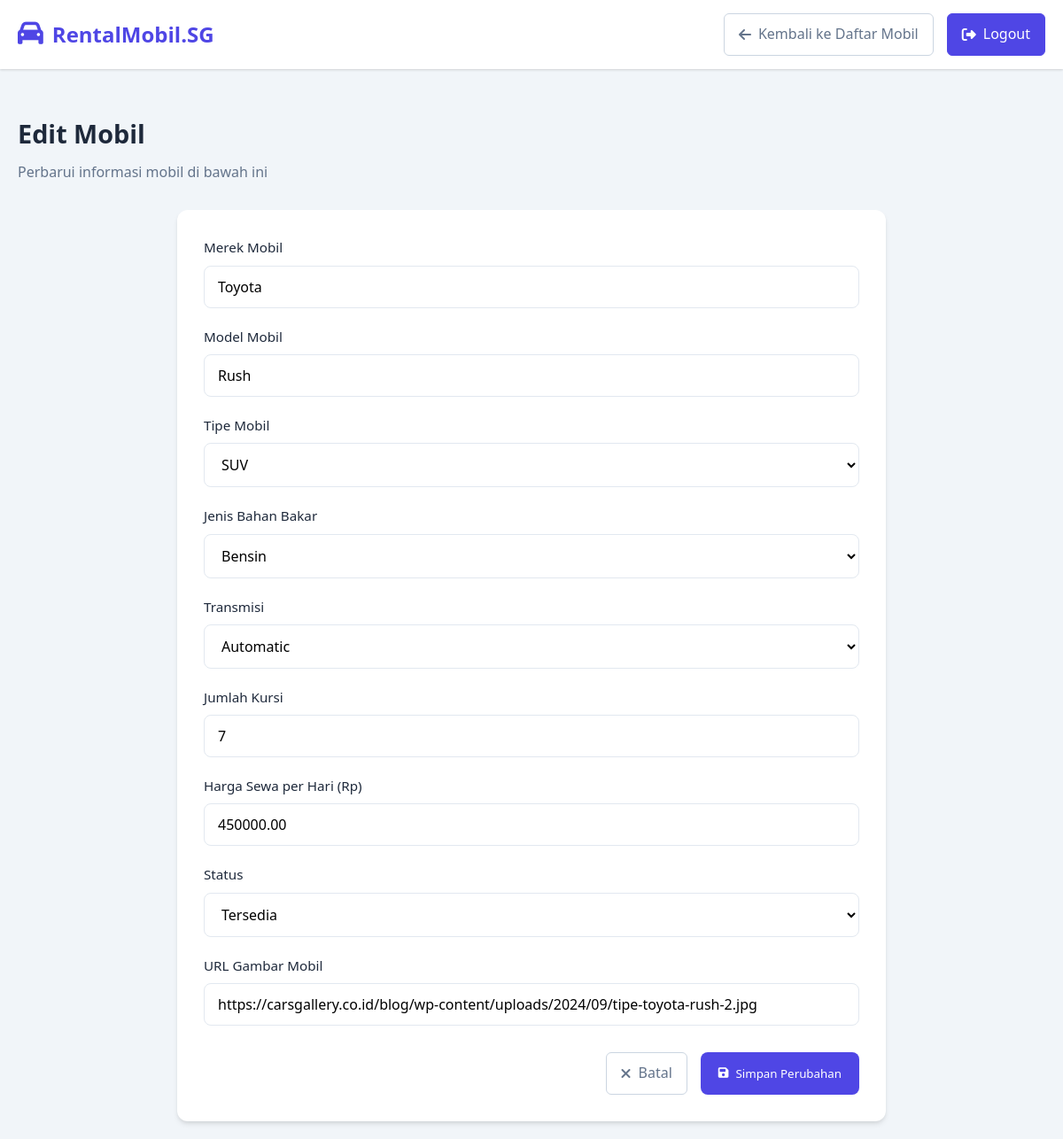
Screenshot of /edit_mobil.php?id=84 (signed in) with the database file from the repository.
### tables this page shows
CREATE TABLE `mobil` (
  `id` int(11) NOT NULL,
  `brand` varchar(50) NOT NULL,
  `model` varchar(50) NOT NULL,
  `price_per_day` decimal(10,2) NOT NULL,
  `status` enum('available','rented','booked') DEFAULT 'available',
  `image` varchar(255) DEFAULT NULL,
  `created_at` timestamp NOT NULL DEFAULT current_timestamp(),
  `fuel_type` varchar(20) DEFAULT 'Bensin',
  `transmission` varchar(20) DEFAULT 'Automatic',
  `seats` int(11) NOT NULL DEFAULT 5,
  `type` varchar(50) NOT NULL
);

### edit_mobil.php (the view, shortened to what this page needs)
<?php
$db = new Database();
$conn = $db->connect();
$mobil = null;
if (isset($_GET['id'])) {
    $id = $_GET['id'];
    $stmt = $conn->prepare("SELECT * FROM mobil WHERE id = ?");
    $stmt->execute([$id]);
    $mobil = $stmt->fetch(PDO::FETCH_ASSOC);
} else {
    header("Location: admin_mobil.php");
    exit();
}
?>
<!DOCTYPE html>
<html lang="id">
<head>
    <link rel="stylesheet" href="https://cdnjs.cloudflare.com/ajax/libs/font-awesome/6.4.0/css/all.min.css">
</head>
<body>
    <header>
        <div class="header-container">
            <div class="logo">
                <i class="fas fa-car"></i>
                <span>RentalMobil.SG</span>
            </div>
            <div class="header-actions">
                <a href="admin_mobil.php" class="btn btn-secondary">
                    <i class="fas fa-arrow-left"></i> Kembali ke Daftar Mobil
                </a>
                <a href="logout.php" class="btn btn-primary">
                    <i class="fas fa-sign-out-alt"></i> Logout
                </a>
            </div>
        </div>
    </header>
    <div class="container">
        <div class="page-title">
            <h1>Edit Mobil</h1>
            <p>Perbarui informasi mobil di bawah ini</p>
        </div>
        <div class="form-container">
            <form method="POST">
                <div class="form-group">
                    <label for="brand">Merek Mobil</label>
                    <input type="text" id="brand" name="brand" value="<?= htmlspecialchars($mobil['brand']) ?>" required>
                </div>
                <div class="form-group">
                    <label for="model">Model Mobil</label>
                    <input type="text" id="model" name="model" value="<?= htmlspecialchars($mobil['model']) ?>" required>
                </div>
                <div class="form-group">
                    <label for="type">Tipe Mobil</label>
                    <select id="type" name="type" required>
                        <option value="SUV" <?= $mobil['type'] === 'SUV' ? 'selected' : '' ?>>SUV</option>
                    </select>
                </div>
                <div class="form-group">
                    <label for="fuel_type">Jenis Bahan Bakar</label>
                    <select id="fuel_type" name="fuel_type" required>
                        <option value="Bensin" <?= $mobil['fuel_type'] === 'Bensin' ? 'selected' : '' ?>>Bensin</option>
                    </select>
                </div>
                <div class="form-group">
                    <label for="transmission">Transmisi</label>
                    <select id="transmission" name="transmission" required>
                        <option value="Automatic" <?= $mobil['transmission'] === 'Automatic' ? 'selected' : '' ?>>Automatic</option>
                    </select>
                </div>
                <div class="form-group">
                    <label for="seats">Jumlah Kursi</label>
                    <input type="number" id="seats" name="seats" min="2" max="10" value="<?= htmlspecialchars($mobil['seats']) ?>" required>
                </div>
                <div class="form-group">
                    <label for="price_per_day">Harga Sewa per Hari (Rp)</label>
                    <input type="number" id="price_per_day" name="price_per_day" min="100000" value="<?= htmlspecialchars($mobil['price_per_day']) ?>" required>
                </div>
                <div class="form-group">
                    <label for="status">Status</label>
                    <select id="status" name="status" required>
                        <option value="available" <?= ($mobil['status'] === 'available' || $mobil['status'] === 'tersedia') ? 'selected' : '' ?>>Tersedia</option>
                    </select>
                </div>
                <div class="form-group">
                    <label for="image">URL Gambar Mobil</label>
                    <input type="text" id="image" name="image" value="<?= htmlspecialchars($mobil['image']) ?>" required>
                </div>
                <div class="form-actions">
                    <a href="admin_mobil.php" class="btn btn-secondary">
                        <i class="fas fa-times"></i> Batal
                    </a>
                    <button type="submit" class="btn-rent">
                        <i class="fas fa-save"></i> Simpan Perubahan
                    </button>
                </div>
            </form>
        </div>
    </div>
</body>
</html>

### edit_mobil.php (style rules this page uses)
:root { --primary: #4f46e5; --primary-hover: #4338ca; --secondary: #64748b; --secondary-hover: #475569; --success: #10b981; --danger: #ef4444; --warning: #f59e0b; --dark: #1e293b; --light: #f8fafc; --gray: #94a3b8; --card-shadow: 0 4px 6px -1px rgba(0, 0, 0, 0.1), 0 2px 4px -1px rgba(0, 0, 0, 0.06); }
* { margin: 0; padding: 0; box-sizing: border-box; font-family: 'Segoe UI', Tahoma, Geneva, Verdana, sans-serif; }
body { background-color: #f1f5f9; color: var(--dark); line-height: 1.6; }
.container { max-width: 1200px; margin: 0 auto; padding: 20px; }
header { background: white; box-shadow: 0 1px 3px 0 rgba(0, 0, 0, 0.1), 0 1px 2px 0 rgba(0, 0, 0, 0.06); padding: 15px 0; margin-bottom: 30px; }
.header-container { display: flex; justify-content: space-between; align-items: center; max-width: 1200px; margin: 0 auto; padding: 0 20px; }
.logo { display: flex; align-items: center; gap: 10px; font-size: 1.5rem; font-weight: 700; color: var(--primary); }
.logo i { font-size: 1.8rem; }
.header-actions { display: flex; gap: 15px; }
.btn { display: inline-flex; align-items: center; gap: 8px; padding: 10px 16px; border-radius: 6px; font-weight: 500; text-decoration: none; transition: all 0.2s; cursor: pointer; }
.btn-primary { background-color: var(--primary); color: white; border: 1px solid var(--primary); }
.btn-secondary { background-color: white; color: var(--secondary); border: 1px solid #cbd5e1; }
.page-title { margin-bottom: 30px; }
.page-title h1 { font-size: 1.8rem; font-weight: 700; margin-bottom: 8px; color: var(--dark); }
.page-title p { color: var(--secondary); font-size: 1rem; }
.form-container { background: white; border-radius: 12px; padding: 30px; box-shadow: var(--card-shadow); max-width: 800px; margin: 0 auto; }
.form-group { margin-bottom: 20px; }
.form-group label { display: block; margin-bottom: 8px; font-weight: 500; color: var(--dark); font-size: 0.95rem; }
.form-group input, .form-group select, .form-group textarea { width: 100%; padding: 12px 15px; border: 1px solid #e2e8f0; border-radius: 8px; font-size: 1rem; background: white; transition: border 0.2s; }
.form-actions { display: flex; justify-content: flex-end; gap: 15px; margin-top: 30px; }
.btn-rent { background-color: var(--primary); color: white; border: none; padding: 12px 20px; border-radius: 8px; font-weight: 500; cursor: pointer; transition: background-color 0.2s; display: inline-flex; align-items: center; gap: 8px; }

### rows the page displays
mobil: brand "Toyota", model "Rush", type "SUV", fuel_type "Bensin", transmission "Automatic", seats "7", price_per_day "450000.00", status "Tersedia", image "https://carsgallery.co.id/blog/wp-content/uploads/2024/09/tipe-toyota-rush-2.jpg"
